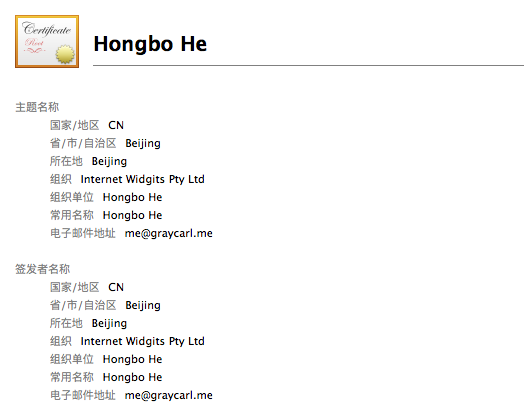
#> input picture fs/17-08-03-600e4f7a.png, 524 x 415 px
$ python img-frame.py ../../fs/17-08-03-600e4f7a.png --out out.png
#> lines starting #> are read from the running program, lines starting #| are printed output that depends on the picture; after the words box and inside, x2 and y2 are one past the last pixel; in counts of white or black regions, pixels touching at a corner belong together
#!/usr/bin/env python3
# -*- coding: utf-8 -*-
"""给截图合成 macOS 窗口效果（圆角窗口 + 标题栏 + 交通灯 + 投影）。

视觉规格以 fs/ 里的真实 `screencapture -w` 素材（26-09-26-tablelite-main-window.png /
26-10-09-pi-status-tmux.png）为基准做像素级标定：画布外边距、圆角、交通灯尺寸与位置来自
实测，三层投影（alpha 曲线）由实测剖面拟合而来。

用法::

    # 最省事：白色标题栏 + 交通灯 + 投影，不写标题
    python3 .pi/scripts/img-frame.py local/img/app.png -o fs/26-10-10-app-window.png

    # 灰底标题栏 + 居中标题
    python3 .pi/scripts/img-frame.py local/img/app.png -o fs/26-10-10-app-window.png \\
        --title "TableLite" --bar gray

    # 只加圆角与投影，不加标题栏
    python3 .pi/scripts/img-frame.py local/img/app.png -o fs/26-10-10-app-shadow.png --style shadow-only

    # 不落盘，只看将要做什么（供发布前向用户确认）
    python3 .pi/scripts/img-frame.py local/img/app.png -o fs/x.png --dry-run --json

退出码：0 成功，1 出错，2 参数错误。
"""

from __future__ import annotations

import argparse
import json
import sys
from PIL import Image, ImageChops, ImageDraw, ImageFilter, ImageFont

# --------------------------------------------------------------------------- #
# 视觉规格：长度单位 pt（1x 逻辑像素），实际像素 = pt × scale
# --------------------------------------------------------------------------- #
SPEC = {
    # 窗口
    "radius": 17.0,           # 窗口圆角（实测拟合 34px @2x）
    "bar_white": (255, 255, 255),
    "bar_gray": (246, 246, 246),
    "hairline": 1.0,
    "hairline_color": (226, 226, 226),
    # 标题栏
    "titlebar": 28.0,         # 标题栏高度
    "light_d": 13.0,          # 交通灯直径
    "light_gap": 10.0,        # 交通灯间距（圆心距 23pt - 直径 13pt）
    "light_left": 9.25,       # 首灯左边缘距窗口左边
    "light_ring": 0.5,        # 灯描边宽度
    "title_size": 13.0,
    "title_color": (60, 60, 60, 255),
    "title_left_gap": 8.0,    # 左对齐时标题距末位交通灯右侧
    # 画布外边距（窗口实心区 → 画布边缘，实测 76/112/148 px @2x）
    "pad_top": 38.0,
    "pad_side": 56.0,
    "pad_bottom": 74.0,
    # 投影：三层 (sigma, alpha, offset_y)，由实测剖面拟合（见模块 docstring）
    "shadow": (
        (1.50, 0.450, 0.00),
        (17.67, 0.196, 14.97),
        (19.99, 0.207, 23.31),
    ),
}

# 交通灯：(填充色, 描边色)
LIGHTS = (
    ((255, 95, 87), (224, 68, 62)),
    ((254, 188, 46), (222, 161, 35)),
    ((40, 200, 64), (29, 173, 43)),
)

LATIN_FONTS = (
    "/System/Library/Fonts/SFNS.ttf",
    "/System/Library/Fonts/Helvetica.ttc",
    "/System/Library/Fonts/Supplemental/Arial.ttf",
)
CJK_FONTS = (
    "/System/Library/Fonts/PingFang.ttc",
    "/System/Library/Fonts/Hiragino Sans GB.ttc",
    "/System/Library/Fonts/STHeiti Light.ttc",
    "/System/Library/Fonts/Supplemental/Songti.ttc",
)
CJK_PREFERRED = ("Regular", "W3", "W4")


def px(value: float, scale: int) -> int:
    return int(round(value * scale))


# --------------------------------------------------------------------------- #
# 工具
# --------------------------------------------------------------------------- #
def warn(message: str) -> None:
    print(f"warning: {message}", file=sys.stderr)


def detect_scale(im: Image.Image, override: str) -> int:
    """auto：DPI ≥ 120 → 2x；否则宽 ≥ 1400px → 2x；否则 1x（macOS 截图带 144dpi 元数据）。"""
    if override in ("1", "2"):
        return int(override)
    dpi = im.info.get("dpi") or (0, 0)
    if dpi[0] and dpi[0] >= 120:
        return 2
    return 2 if im.width >= 1400 else 1


def looks_like_window_capture(im: Image.Image) -> bool:
    """是否看起来已经是 macOS 窗口截图（自带圆角 + 投影）。

    仅用于给出「框套框」的提醒，不影响处理行为。
    """
    if im.mode not in ("RGBA", "LA"):
        return False
    rgba = im.convert("RGBA")
    alpha = rgba.getchannel("A")
    w, h = rgba.size
    solid = alpha.point(lambda v: 255 if v > 200 else 0).getbbox()
    faint = alpha.point(lambda v: 255 if v > 10 else 0).getbbox()
    if not solid or not faint:
        return False
    solid_margins = (solid[0], solid[1], w - solid[2], h - solid[3])
    faint_margins = (faint[0], faint[1], w - faint[2], h - faint[3])
    if min(solid_margins) <= 8 or min(faint_margins) <= 2:
        return False
    corners = (
        alpha.getpixel((0, 0)),
        alpha.getpixel((w - 1, 0)),
        alpha.getpixel((0, h - 1)),
        alpha.getpixel((w - 1, h - 1)),
    )
    return max(corners) < 8


# [62 lines left out: functions _load_face, load_fonts, _is_cjk, _runs, not called in this run]


def light_geometry(scale: int):
    """返回 (首灯左边缘, 直径, 圆心距)。"""
    d = px(SPEC["light_d"], scale)
    return px(SPEC["light_left"], scale), d, d + px(SPEC["light_gap"], scale)


# [14 lines left out: function draw_title, not called in this run]


# --------------------------------------------------------------------------- #
# 渲染
# --------------------------------------------------------------------------- #
def rounded_mask(size, radius):
    mask = Image.new("L", size, 0)
    ImageDraw.Draw(mask).rounded_rectangle(
        [0, 0, size[0] - 1, size[1] - 1], radius=radius, fill=255
    )
    return mask


def build_window(content, style, scale, bar, title, title_align, fonts, radius):
    """返回 (窗口图像, 窗口圆角遮罩)。"""
    cw, ch = content.size
    tbar = px(SPEC["titlebar"], scale) if style == "window" else 0
    size = (cw, ch + tbar)
    mask = rounded_mask(size, radius)

    if style == "window":
        window = Image.new("RGBA", size, bar + (255,))
        window.alpha_composite(content, (0, tbar))
    else:
        window = content.copy()

    if style == "window" and bar == SPEC["bar_gray"]:
        hair = px(SPEC["hairline"], scale)
        y = tbar - hair
        ImageDraw.Draw(window).rectangle(
            [radius * 0.5, y, cw - radius * 0.5, y + hair - 1], fill=SPEC["hairline_color"] + (255,)
        )

    if style == "window":
        draw = ImageDraw.Draw(window)
        cy = tbar / 2
        left, d, step = light_geometry(scale)
        ring = max(1, px(SPEC["light_ring"], scale))
        for i, (fill, edge) in enumerate(LIGHTS):
            x0 = left + i * step
            draw.ellipse([x0, cy - d / 2, x0 + d, cy + d / 2], fill=fill + (255,), outline=edge + (255,), width=ring)
        if title:
            draw_title(draw, title, fonts, cw, scale, title_align)

    window.putalpha(ImageChops.multiply(window.getchannel("A"), mask))
    return window, mask


def render(content, style, scale, bar, title, title_align, radius, shadow=True):
    fonts = load_fonts(px(SPEC["title_size"], scale)) if title else (None, None)
    window, mask = build_window(content, style, scale, bar, title, title_align, fonts, radius)
    w, h = window.size
    pad = (px(SPEC["pad_side"], scale), px(SPEC["pad_top"], scale), px(SPEC["pad_bottom"], scale))
    canvas_size = (w + 2 * pad[0], h + pad[1] + pad[2])
    canvas = Image.new("RGBA", canvas_size, (0, 0, 0, 0))

    if shadow:
        shadow_layer = Image.new("RGBA", canvas_size, (0, 0, 0, 0))
        for sigma, alpha, offset_y in SPEC["shadow"]:
            layer_mask = Image.new("L", canvas_size, 0)
            layer_mask.paste(mask, (pad[0], pad[1] + px(offset_y, scale)))
            layer_mask = layer_mask.filter(ImageFilter.GaussianBlur(px(sigma, scale)))
            layer = Image.new("RGBA", canvas_size, (0, 0, 0, 255))
            layer.putalpha(layer_mask.point(lambda v: int(v * alpha)))
            shadow_layer = Image.alpha_composite(shadow_layer, layer)
        canvas.alpha_composite(shadow_layer)

    canvas.alpha_composite(window, (pad[0], pad[1]))
    return canvas


# --------------------------------------------------------------------------- #
# CLI
# --------------------------------------------------------------------------- #
def build_parser():
    p = argparse.ArgumentParser(
        prog="img-frame.py",
        description="给截图合成 macOS 窗口效果（圆角窗口 + 标题栏 + 交通灯 + 投影）",
        formatter_class=argparse.RawDescriptionHelpFormatter,
        epilog=(
            "示例:\n"
            "  img-frame.py local/img/app.png -o fs/26-10-10-app-window.png\n"
            "  img-frame.py local/img/app.png -o fs/26-10-10-app-window.png --title TableLite --bar gray\n"
            "  img-frame.py local/img/app.png -o fs/26-10-10-app-shadow.png --style shadow-only\n"
        ),
    )
    p.add_argument("src", help="源图片路径（草稿里引用的原图，不会被修改）")
    p.add_argument("-o", "--out", required=True, help="输出 PNG 路径")
    p.add_argument("--style", choices=("window", "shadow-only"), default="window",
                   help="window=圆角+标题栏+交通灯+投影（默认）；shadow-only=只加圆角与投影")
    p.add_argument("--title", default="", help="标题栏文字（默认不写）")
    p.add_argument("--title-align", choices=("center", "left"), default="center", help="标题对齐（默认居中）")
    p.add_argument("--bar", choices=("white", "gray"), default="white", help="标题栏底色（默认 white）")
    p.add_argument("--no-shadow", action="store_true", help="不画投影")
    p.add_argument("--radius", type=float, default=None, help=f"窗口圆角 pt（默认 {SPEC['radius']}）")
    p.add_argument("--scale", choices=("auto", "1", "2"), default="auto", help="渲染倍率（默认按 DPI/宽度推断）")
    p.add_argument("--dry-run", action="store_true", help="只汇报将要做什么，不写文件")
    p.add_argument("--json", action="store_true", help="以 JSON 输出结果（便于 agent 解析）")
    return p


def main(argv=None) -> int:
    args = build_parser().parse_args(argv)
    try:
        content = Image.open(args.src)
#> content is the input picture: PIL image 524x415 RGBA; mean R, G, B, A 249.2, 249, 248.6, 255
    except Exception as exc:
        print(f"error: 无法读取源图 {args.src}: {exc}", file=sys.stderr)
        return 1
    content.load()

    scale = detect_scale(content, args.scale)
#> in detect_scale, `dpi = im.info.get("dpi") or (0, 0)`: dpi = (0, 0)
#> scale = 1
    radius = px(args.radius if args.radius is not None else SPEC["radius"], scale)
#> radius = 17
    bar = SPEC["bar_gray"] if args.bar == "gray" else SPEC["bar_white"]

    warnings = []
    if looks_like_window_capture(content):
#> in looks_like_window_capture, `alpha = rgba.getchannel("A")`: alpha: PIL image 524x415 L; every value is 255
#> in looks_like_window_capture, `solid = alpha.point(lambda v: 255 if v > 200 else 0).getbbox()`: solid = (0, 0, 524, 415)
#> in looks_like_window_capture, `solid_margins = (solid[0], solid[1], w - solid[2], h - solid[3])`: solid_margins = (0, 0, 0, 0)
        warnings.append(
            "源图看起来已经是 macOS 窗口截图（自带圆角与投影），本次仍按参数再套一层，"
            "结果会出现「框套框」"
        )
        warn(warnings[-1])

    content = content.convert("RGBA")
    if args.style == "shadow-only" and args.title:
        warn("--style shadow-only 下 --title 无效，已忽略")
    title = args.title if args.style == "window" else ""

    result = render(
        content, args.style, scale, bar, title, args.title_align, radius, shadow=not args.no_shadow
    )
#> in build_window, `tbar = px(SPEC["titlebar"], scale) if style == "window" else 0`: tbar = 28
#> in build_window, `size = (cw, ch + tbar)`: size = (524, 443)
#> in rounded_mask, `mask = Image.new("L", size, 0)`: mask: PIL image 524x443 L; every value is 0
#> in rounded_mask, `ImageDraw.Draw(mask).rounded_rectangle( [0, 0, size[0] - 1, size[1] - ..`:
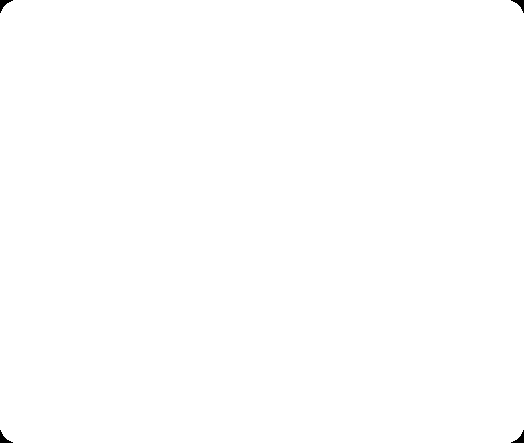
#> mask: PIL image 524x443 L; 99.9% white; 4 black regions, box (x1, y1, x2, y2) and area: (0, 0, 13, 13) 67, (511, 0, 524, 13) 67, (0, 430, 13, 443) 67, (511, 430, 524, 443) 67
#> in build_window, `window = Image.new("RGBA", size, bar + (255,))`: window: PIL image 524x443 RGBA; every value is 255
#> in build_window, `window.alpha_composite(content, (0, tbar))`:
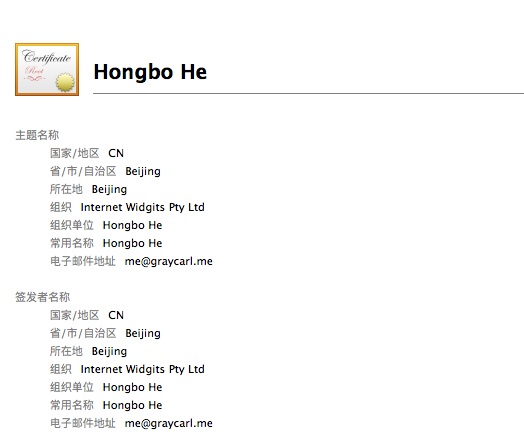
#> window: PIL image 524x443 RGBA; mean R, G, B, A 249.6, 249.3, 249, 255
#> in build_window, `cy = tbar / 2`: cy = 14
#> in light_geometry, `d = px(SPEC["light_d"], scale)`: d = 13
#> in build_window, `left, d, step = light_geometry(scale)`: left = 9; d = 13; step = 23
#> in build_window, `ring = max(1, px(SPEC["light_ring"], scale))`: ring = 1
#> the loop in build_window, `for i, (fill, edge) in enumerate(LIGHTS):` made 3 passes
#> x0 on passes 1 to 3: 9, 32, 55
#> in render, `pad = (px(SPEC["pad_side"], scale), px(SPEC["pad_top"], scale), px(SPE..`: pad = (56, 38, 74)
#> in render, `canvas_size = (w + 2 * pad[0], h + pad[1] + pad[2])`: canvas_size = (636, 555)
#> in render, `canvas = Image.new("RGBA", canvas_size, (0, 0, 0, 0))`: canvas: PIL image 636x555 RGBA; every value is 0
#> the loop in render, `for sigma, alpha, offset_y in SPEC["shadow"]:` made 3 passes
#> pass 1, in render, `shadow_layer = Image.alpha_composite(shadow_layer, layer)`:
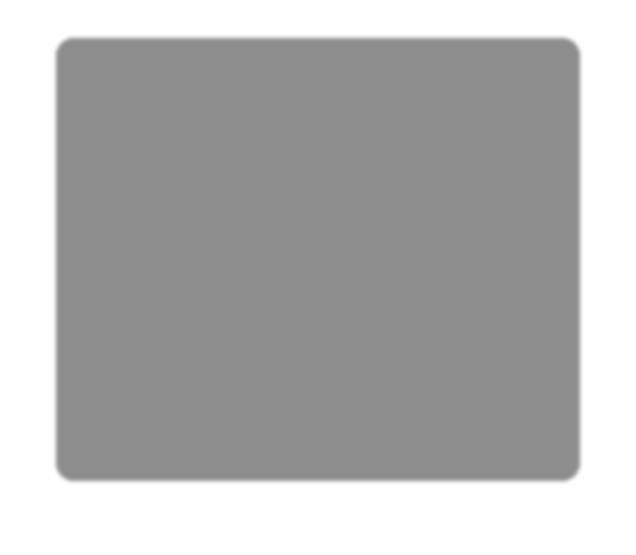
#> shadow_layer: PIL image 636x555 RGBA; mean R, G, B, A 0, 0, 0, 74.9; transparent parts drawn white
#> after the loop in render, `for sigma, alpha, offset_y in SPEC["shadow"]:`:
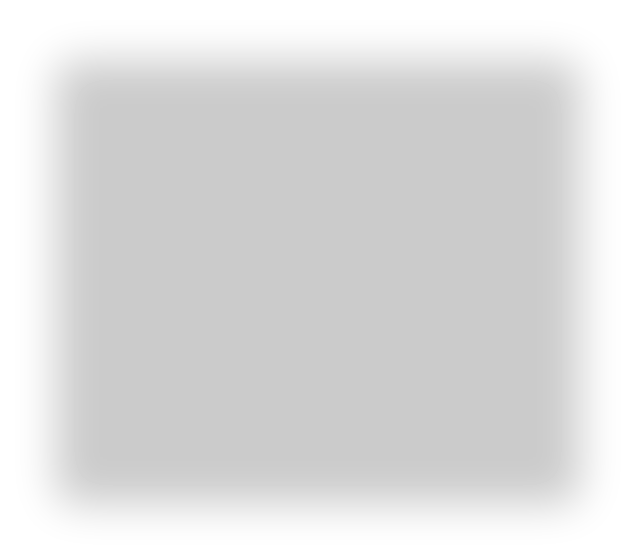
#> layer: PIL image 636x555 RGBA; mean R, G, B, A 0, 0, 0, 34.1; transparent parts drawn white
#> after the loop in render, `for sigma, alpha, offset_y in SPEC["shadow"]:`:
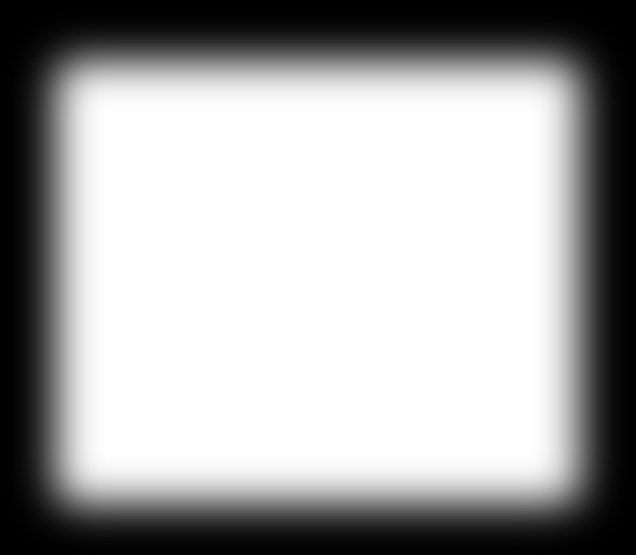
#> layer_mask: PIL image 636x555 L; min 0, max 255, mean 167.5
#> after the loop in render, `for sigma, alpha, offset_y in SPEC["shadow"]:`:
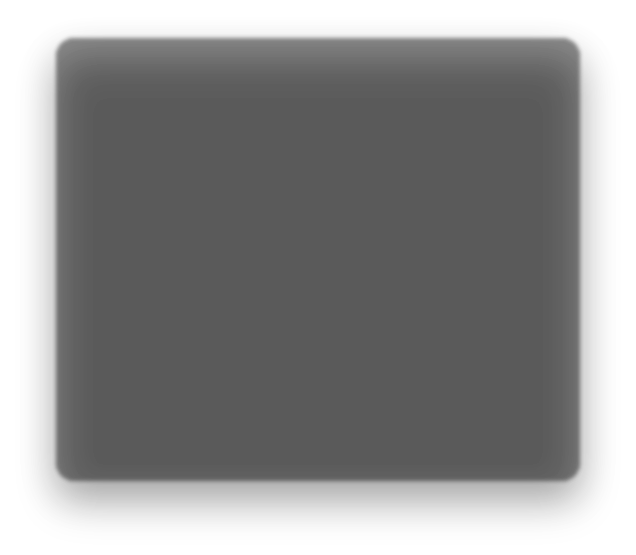
#> shadow_layer: PIL image 636x555 RGBA; mean R, G, B, A 0, 0, 0, 110.2; transparent parts drawn white
#> in render, `canvas.alpha_composite(window, (pad[0], pad[1]))`:
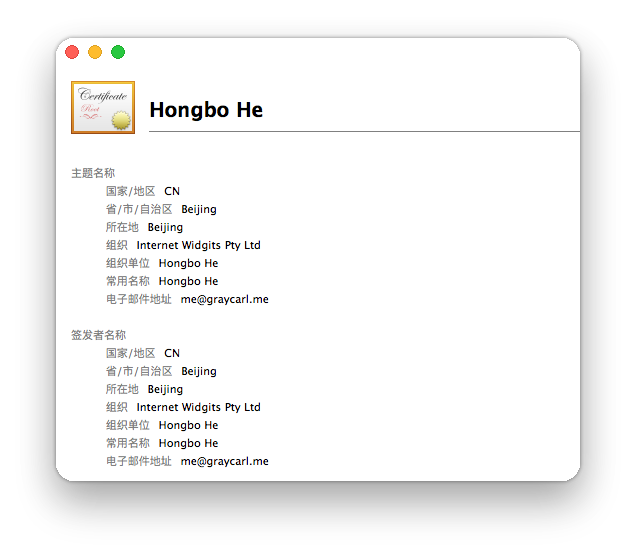
#> canvas: PIL image 636x555 RGBA; mean R, G, B, A 163.9, 163.7, 163.3, 172.7; transparent parts drawn white
    out_size = result.size
#> out_size = (636, 555)

    if not args.dry_run:
        dpi = 72 * scale
#> dpi = 72
        try:
            result.save(args.out, dpi=(dpi, dpi))
        except Exception as exc:
            print(f"error: 写入 {args.out} 失败: {exc}", file=sys.stderr)
            return 1

    info = {
        "src": args.src,
        "out": args.out,
        "style": args.style,
        "scale": scale,
        "src_size": list(content.size),
        "window_size": [out_size[0] - 2 * px(SPEC["pad_side"], scale),
                        out_size[1] - px(SPEC["pad_top"], scale) - px(SPEC["pad_bottom"], scale)],
        "out_size": list(out_size),
        "titlebar": args.style == "window",
        "title": title,
        "bar": args.bar,
        "radius": args.radius if args.radius is not None else SPEC["radius"],
        "shadow": not args.no_shadow,
        "dpi": 72 * scale,
        "wrote": not args.dry_run,
        "warnings": warnings,
    }

    if args.json:
        print(json.dumps(info, ensure_ascii=False, indent=2))
    else:
        action = "将写入" if args.dry_run else "已写入"
        shadow_desc = "有" if not args.no_shadow else "无"
        print(f"{action}: {args.out}")
        if args.style == "window":
            title_desc = f"「{title}」（{'居中' if args.title_align == 'center' else '左对齐'}）" if title else "无"
            print(f"  样式: window（圆角 + 标题栏 + 交通灯）  标题栏底色: {args.bar}  标题: {title_desc}  投影: {shadow_desc}")
        else:
            print(f"  样式: shadow-only（圆角 + 投影，无标题栏）  投影: {shadow_desc}")
        print(f"  倍率: {scale}x (dpi {72 * scale})  源图: {args.src} {content.size[0]}x{content.size[1]}")
#|   倍率: 1x (dpi 72)  源图: ../../fs/17-08-03-600e4f7a.png 524x415
        print(f"  输出: {out_size[0]}x{out_size[1]}")
#|   输出: 636x555
    return 0


if __name__ == "__main__":
    raise SystemExit(main())
#> (the program exits here)
